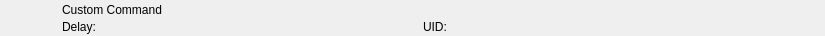
<?xml version="1.0" encoding="UTF-8"?>
<ui version="4.0">
 <class>RundownCustomCommandWidget</class>
 <widget class="QWidget" name="RundownCustomCommandWidget">
  <property name="geometry">
   <rect>
    <x>0</x>
    <y>0</y>
    <width>825</width>
    <height>36</height>
   </rect>
  </property>
  <layout class="QHBoxLayout" name="horizontalLayout">
   <property name="spacing">
    <number>0</number>
   </property>
   <property name="margin">
    <number>0</number>
   </property>
   <item>
    <widget class="QFrame" name="frameItem">
     <property name="sizePolicy">
      <sizepolicy hsizetype="Preferred" vsizetype="Fixed">
       <horstretch>0</horstretch>
       <verstretch>0</verstretch>
      </sizepolicy>
     </property>
     <property name="minimumSize">
      <size>
       <width>0</width>
       <height>36</height>
      </size>
     </property>
     <widget class="QLabel" name="labelIcon">
      <property name="geometry">
       <rect>
        <x>22</x>
        <y>2</y>
        <width>32</width>
        <height>32</height>
       </rect>
      </property>
      <property name="text">
       <string/>
      </property>
      <property name="pixmap">
       <pixmap resource="../Widgets.qrc">:/Graphics/Images/CustomCommand.png</pixmap>
      </property>
      <property name="scaledContents">
       <bool>true</bool>
      </property>
     </widget>
     <widget class="QLabel" name="labelLabel">
      <property name="geometry">
       <rect>
        <x>62</x>
        <y>2</y>
        <width>561</width>
        <height>16</height>
       </rect>
      </property>
      <property name="text">
       <string>Custom Command</string>
      </property>
     </widget>
     <widget class="QLabel" name="labelColor">
      <property name="geometry">
       <rect>
        <x>0</x>
        <y>0</y>
        <width>18</width>
        <height>36</height>
       </rect>
      </property>
      <property name="text">
       <string/>
      </property>
     </widget>
     <widget class="QLabel" name="labelGroupColor">
      <property name="geometry">
       <rect>
        <x>0</x>
        <y>0</y>
        <width>6</width>
        <height>36</height>
       </rect>
      </property>
      <property name="text">
       <string/>
      </property>
     </widget>
     <widget class="QLabel" name="labelDevice">
      <property name="geometry">
       <rect>
        <x>154</x>
        <y>19</y>
        <width>260</width>
        <height>16</height>
       </rect>
      </property>
      <property name="text">
       <string></string>
      </property>
     </widget>
     <widget class="QLabel" name="labelDelay">
      <property name="geometry">
       <rect>
        <x>62</x>
        <y>19</y>
        <width>83</width>
        <height>16</height>
       </rect>
      </property>
      <property name="text">
       <string>Delay:</string>
      </property>
     </widget>
     <widget class="QLabel" name="labelRemoteTriggerId">
      <property name="geometry">
       <rect>
        <x>423</x>
        <y>19</y>
        <width>111</width>
        <height>16</height>
       </rect>
      </property>
      <property name="text">
       <string>UID:</string>
      </property>
     </widget>
    </widget>
   </item>
   <item>
    <widget class="QFrame" name="frameStatus">
     <property name="minimumSize">
      <size>
       <width>77</width>
       <height>0</height>
      </size>
     </property>
     <property name="maximumSize">
      <size>
       <width>77</width>
       <height>16777215</height>
      </size>
     </property>
     <widget class="QLabel" name="labelGpiConnected">
      <property name="geometry">
       <rect>
        <x>1</x>
        <y>2</y>
        <width>32</width>
        <height>32</height>
       </rect>
      </property>
      <property name="minimumSize">
       <size>
        <width>32</width>
        <height>32</height>
       </size>
      </property>
      <property name="maximumSize">
       <size>
        <width>32</width>
        <height>32</height>
       </size>
      </property>
      <property name="lineWidth">
       <number>0</number>
      </property>
      <property name="text">
       <string/>
      </property>
      <property name="pixmap">
       <pixmap resource="../Widgets.qrc">:/Graphics/Images/GpiConnected.png</pixmap>
      </property>
      <property name="scaledContents">
       <bool>true</bool>
      </property>
     </widget>
     <widget class="QLabel" name="labelDisconnected">
      <property name="geometry">
       <rect>
        <x>32</x>
        <y>2</y>
        <width>32</width>
        <height>32</height>
       </rect>
      </property>
      <property name="minimumSize">
       <size>
        <width>32</width>
        <height>32</height>
       </size>
      </property>
      <property name="maximumSize">
       <size>
        <width>32</width>
        <height>32</height>
       </size>
      </property>
      <property name="text">
       <string/>
      </property>
      <property name="pixmap">
       <pixmap resource="../Widgets.qrc">:/Graphics/Images/Disconnected.png</pixmap>
      </property>
      <property name="scaledContents">
       <bool>true</bool>
      </property>
     </widget>
     <widget class="QLabel" name="labelActiveColor">
      <property name="geometry">
       <rect>
        <x>69</x>
        <y>0</y>
        <width>8</width>
        <height>36</height>
       </rect>
      </property>
      <property name="minimumSize">
       <size>
        <width>8</width>
        <height>36</height>
       </size>
      </property>
      <property name="maximumSize">
       <size>
        <width>8</width>
        <height>36</height>
       </size>
      </property>
      <property name="text">
       <string/>
      </property>
     </widget>
    </widget>
   </item>
  </layout>
 </widget>
 <resources>
  <include location="../Widgets.qrc"/>
 </resources>
 <connections/>
 <slots>
  <slot>addToCombo()</slot>
 </slots>
</ui>
